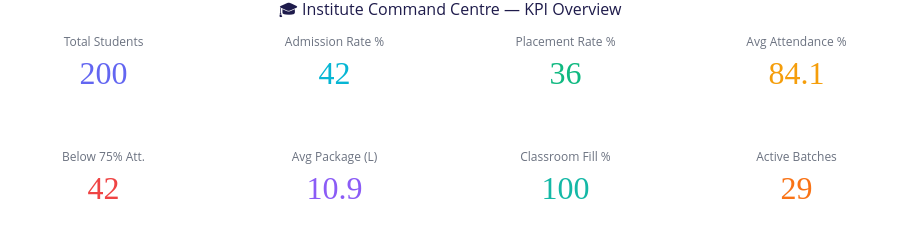

The notebook cell saved with this chart:
### Markdown cell above
## 2 · KPI Visual — Indicator Grid

### Code cell
# ── KPI Visual — Indicator grid ─────────────────────────────────────────────
fig_kpi = make_subplots(
    rows=2, cols=4,
    specs=[[{'type':'indicator'}]*4]*2,
    vertical_spacing=0.15,
    horizontal_spacing=0.05,
)
kpi_colors = ['#6366F1','#06B6D4','#10B981','#F59E0B','#EF4444','#8B5CF6','#14B8A6','#F97316']

kpi_vals_num = [
    len(students), adm_rate, plc_rate, float(f'{avg_att:.1f}'),
    int(low_att_count), float(f'{avg_pkg:.1f}'), int(occupied_slots/total_slots*100), int(total_batches)
]
kpi_labels = ['Total Students','Admission Rate %','Placement Rate %','Avg Attendance %',
              'Below 75% Att.','Avg Package (L)','Classroom Fill %','Active Batches']

for idx in range(8):
    r, c = divmod(idx, 4)
    fig_kpi.add_trace(go.Indicator(
        mode='number',
        value=kpi_vals_num[idx],
        title=dict(text=kpi_labels[idx], font=dict(size=12, color='#6B7280')),
        number=dict(font=dict(size=32, color=kpi_colors[idx], family='Arial Black')),
    ), row=r+1, col=c+1)

fig_kpi.update_layout(
    height=220, paper_bgcolor='white',
    margin=dict(t=30, b=10, l=10, r=10),
    title=dict(text='🎓 Institute Command Centre — KPI Overview',
               font=dict(size=16, color='#1E1B4B'), x=0.5),
)
fig_kpi.show()

### Figure 1 — Plotly figure (JSON) as saved in the notebook; plotly's stock layout.template omitted (floating-point values rounded to 4 significant figures)
{"data": [{"domain": {"x": [0, 0.2125], "y": [0.575, 1]}, "mode": "number", "number": {"font": {"color": "#6366F1", "family": "Arial Black", "size": 32}}, "title": {"font": {"color": "#6B7280", "size": 12}, "text": "Total Students"}, "type": "indicator", "value": 200}, {"domain": {"x": [0.2625, 0.475], "y": [0.575, 1]}, "mode": "number", "number": {"font": {"color": "#06B6D4", "family": "Arial Black", "size": 32}}, "title": {"font": {"color": "#6B7280", "size": 12}, "text": "Admission Rate %"}, "type": "indicator", "value": 42}, {"domain": {"x": [0.525, 0.7375], "y": [0.575, 1]}, "mode": "number", "number": {"font": {"color": "#10B981", "family": "Arial Black", "size": 32}}, "title": {"font": {"color": "#6B7280", "size": 12}, "text": "Placement Rate %"}, "type": "indicator", "value": 36}, {"domain": {"x": [0.7875, 1], "y": [0.575, 1]}, "mode": "number", "number": {"font": {"color": "#F59E0B", "family": "Arial Black", "size": 32}}, "title": {"font": {"color": "#6B7280", "size": 12}, "text": "Avg Attendance %"}, "type": "indicator", "value": 84.1}, {"domain": {"x": [0, 0.2125], "y": [0, 0.425]}, "mode": "number", "number": {"font": {"color": "#EF4444", "family": "Arial Black", "size": 32}}, "title": {"font": {"color": "#6B7280", "size": 12}, "text": "Below 75% Att."}, "type": "indicator", "value": 42}, {"domain": {"x": [0.2625, 0.475], "y": [0, 0.425]}, "mode": "number", "number": {"font": {"color": "#8B5CF6", "family": "Arial Black", "size": 32}}, "title": {"font": {"color": "#6B7280", "size": 12}, "text": "Avg Package (L)"}, "type": "indicator", "value": 10.9}, {"domain": {"x": [0.525, 0.7375], "y": [0, 0.425]}, "mode": "number", "number": {"font": {"color": "#14B8A6", "family": "Arial Black", "size": 32}}, "title": {"font": {"color": "#6B7280", "size": 12}, "text": "Classroom Fill %"}, "type": "indicator", "value": 100}, {"domain": {"x": [0.7875, 1], "y": [0, 0.425]}, "mode": "number", "number": {"font": {"color": "#F97316", "family": "Arial Black", "size": 32}}, "title": {"font": {"color": "#6B7280", "size": 12}, "text": "Active Batches"}, "type": "indicator", "value": 29}], "layout": {"height": 220, "margin": {"b": 10, "l": 10, "r": 10, "t": 30}, "paper_bgcolor": "white", "title": {"font": {"color": "#1E1B4B", "size": 16}, "text": "🎓 Institute Command Centre — KPI Overview", "x": 0.5}}}
